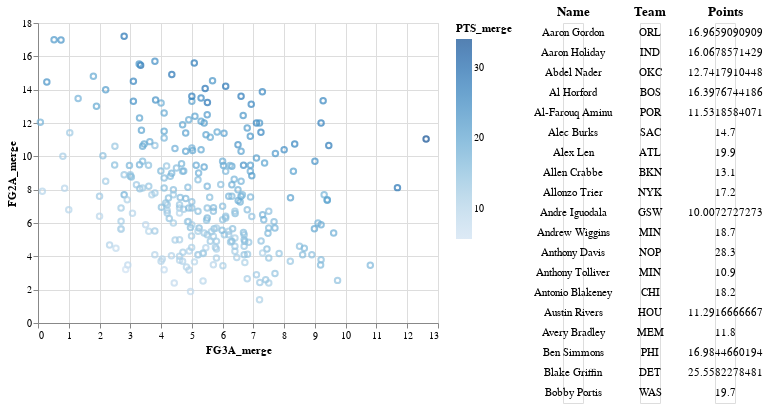

The notebook cell this image was saved under:
### Code cell
# from example gallery
# https://altair-viz.github.io/gallery/scatter_linked_table.html

src = tor[tor["gametime_threshold"]][tor["label_pred"] == 2]
brush = alt.selection(type="interval")

# scatterplot
points = (
    alt.Chart(src)
    .mark_point()
    .encode(
        x="FG3A_merge:Q",
        y="FG2A_merge:Q",
        color=alt.condition(brush, "PTS_merge:Q", alt.value("grey")),
    )
    .add_selection(brush)
)
# points

# base chart for data tables
ranked_text = (
    alt.Chart(src)
    .mark_text()
    .encode(y=alt.Y("row_number:O", axis=None))
    .transform_window(row_number="row_number()")
    .transform_filter(brush)
    .transform_window(rank="rank(row_number)")
    .transform_filter(alt.datum.rank < 20)
)

# encoding our data table onto the base
player_name = ranked_text.encode(text="PLAYER_NAME:N").properties(title="Name")
team = ranked_text.encode(text="TEAM_ABBREVIATION:N").properties(title="Team")
pts = ranked_text.encode(text="PTS_merge:Q").properties(title="Points")
text = alt.hconcat(player_name, team, pts)

# build chart
alt.hconcat(
    points,
    text,
).resolve_legend(color="independent")

### Figure 1 — Vega-Lite specification as saved in the notebook (floating-point values rounded to 4 significant figures; data arrays with more than 128 entries replaced by an {"elided": "..."} marker saying what was removed)
{"config": {"view": {"continuousWidth": 400, "continuousHeight": 300}}, "hconcat": [{"mark": "point", "encoding": {"color": {"condition": {"field": "PTS_merge", "type": "quantitative", "selection": "selector007"}, "value": "grey"}, "x": {"field": "FG3A_merge", "type": "quantitative"}, "y": {"field": "FG2A_merge", "type": "quantitative"}}, "selection": {"selector007": {"type": "interval"}}}, {"hconcat": [{"mark": "text", "encoding": {"text": {"field": "PLAYER_NAME", "type": "nominal"}, "y": {"axis": null, "field": "row_number", "type": "ordinal"}}, "title": "Name", "transform": [{"window": [{"op": "row_number", "field": "", "as": "row_number"}]}, {"filter": {"selection": "selector007"}}, {"window": [{"op": "rank", "field": "row_number", "as": "rank"}]}, {"filter": "(datum.rank < 20)"}]}, {"mark": "text", "encoding": {"text": {"field": "TEAM_ABBREVIATION", "type": "nominal"}, "y": {"axis": null, "field": "row_number", "type": "ordinal"}}, "title": "Team", "transform": [{"window": [{"op": "row_number", "field": "", "as": "row_number"}]}, {"filter": {"selection": "selector007"}}, {"window": [{"op": "rank", "field": "row_number", "as": "rank"}]}, {"filter": "(datum.rank < 20)"}]}, {"mark": "text", "encoding": {"text": {"field": "PTS_merge", "type": "quantitative"}, "y": {"axis": null, "field": "row_number", "type": "ordinal"}}, "title": "Points", "transform": [{"window": [{"op": "row_number", "field": "", "as": "row_number"}]}, {"filter": {"selection": "selector007"}}, {"window": [{"op": "rank", "field": "row_number", "as": "rank"}]}, {"filter": "(datum.rank < 20)"}]}]}], "data": {"name": "data-f1f98b89dbdc0b2ce87c6791d5ee914c"}, "resolve": {"legend": {"color": "independent"}}, "$schema": "https://vega.github.io/schema/vega-lite/v4.17.0.json", "datasets": {"data-f1f98b89dbdc0b2ce87c6791d5ee914c": {"elided": "283 records"}}}
